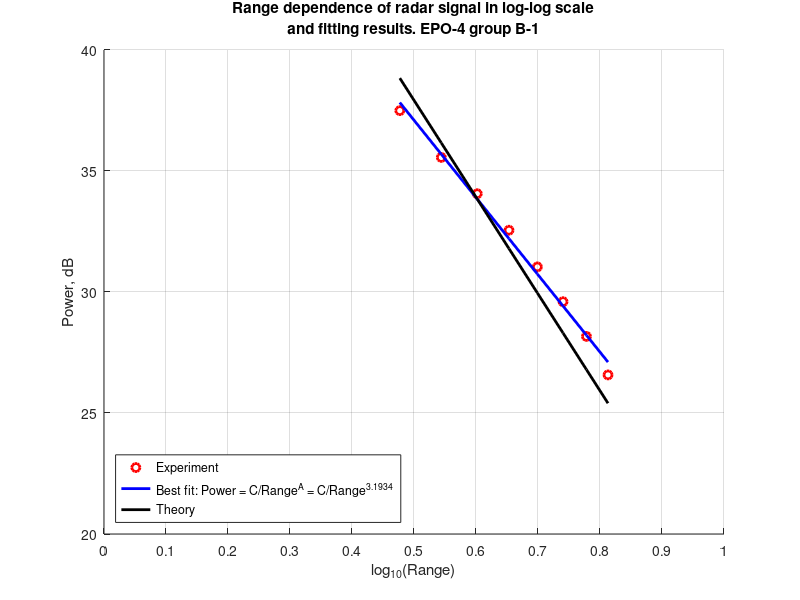

Reproduce this figure in MATLAB.
% EPO-4: script for fitting range-power radar equation
% MTSR, EWI, TU Delft, 2012
% contact: o.a.krasnov@tudelft.nl
%======================================================================

close all
clear all
clc
% Comment this line as soon as you inserted your group's measurement data
%h=msgbox('Do not forget to edit the script: enter your group''s measurement data','Attention!','warn','modal'); uiwait(h);
%======================================================================
% Enter your data here
%======================================================================
strGroup='EPO-4 group B-1'                    % put your group number here
Range = [2,2.5,3,3.5,4,4.5,5,5.5,6,6.5]; % put your set of ranges here
Power = [85.389, 84.080, 74.904, 59.965, 50.458, 42.414, 35.624, 30.191, 25.595, 21.312]  ;      % put your set of measured signal amplitudes
Power = 20*log10(Power);
Range(1:2)=[];
Power(1:2)=[];
%======================================================================
disp('If Power = C/Range^A, then');
disp('log(Power) = -A * log(Range) + log(C)');
disp('to solve this and find A and log(C)');
disp('See "Linear Model with Nonpolynomial Terms" in MATLAB help');
disp('Note: Copy the  resulting figure into your report and try ');
disp('      to explain the deviation from theoretical expectation');

logPower=(Power)'./10;
logRange=log10(Range)';

X = [ones(size(logRange))  logRange];
a = X\logPower;

C = 10^(a(1));
A = -a(2);

Power1=(a(1)+logRange.*(-4));

figure
hold on
plot(logRange,(logPower).*10,'ro','linewidth',2)
plot(logRange,(-A*logRange +a(1)).*10,'b-','linewidth',2)
plot(logRange,(-4*logRange +a(1)+(-A+4)*logRange(3)).*10,'k-','linewidth',2)
set(gca,'Xlim',[0,1])
set(gca,'XTick',[0:0.1:1])
xlabel('log_{10}(Range)')
ylabel('Power, dB')
title({'Range dependence of radar signal in log-log scale',['and fitting results. ',strGroup]})
legend_handle=legend('Experiment',['Best fit: Power = C/Range^A = ','C','/Range^{',num2str(A),'}'],'Theory');
set(legend_handle,'Location','SouthWest')
hold off
grid on